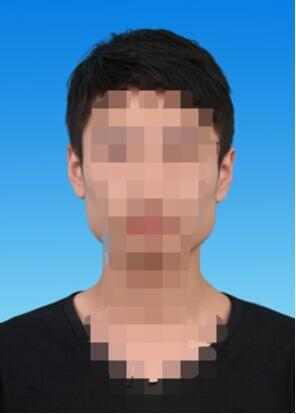
%> input picture ChangeBackground/1.jpg, 296 x 414 px
$ octave main.m   (GNU Octave 9; MATLAB toolbox functions it lacks are replaced by stand-ins)
%> lines starting %> are read from the running program, lines starting %| are printed output that depends on the picture; in (x1, y1, x2, y2) boxes, pixels count from 0 and x2, y2 are one past the last pixel; in counts of white or black regions, pixels touching at a corner belong together; the program's own positions count from 1
clc
clear all
close all

%%
img = imread('1.jpg');
%> img is the input picture: size 414x296x3 uint8; mean R, G, B 89, 119, 145.6

[height,width,~] = size(img);
%> height = 414; width = 296
h=[240,240,190];
matrix = (img(:,:,1)>h(1))|(img(:,:,2)>=h(2))|(img(:,:,3)>=h(3)); % 选择白色的像素点
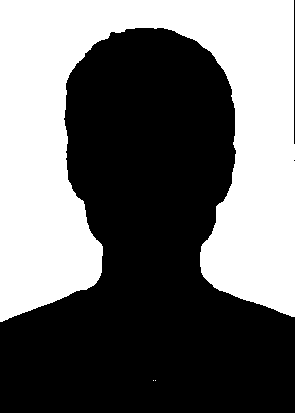
%> matrix: size 414x296 logical; 42.7% white; 3 white regions (2 under 20 px), largest, box (x1, y1, x2, y2) and area: (0, 0, 296, 414) 52377
matrix(round(0.2*height):height,round(0.35*width):round(0.65 *width)) = 0;  % 中间人像区域保持不变
%> matrix: size 414x296 logical; 42.7% white; 2 white regions, box (x1, y1, x2, y2) and area: (0, 0, 296, 414) 52185, (0, 413, 103, 414) 103
se = strel('disk',3);
matrix = imclose(matrix,se);  % 关操作平滑边缘
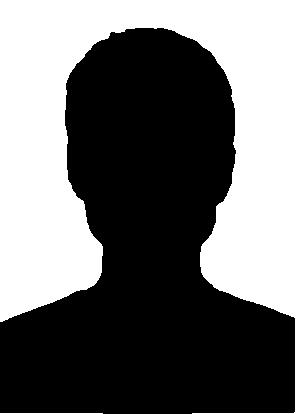
%> matrix: size 414x296 logical; 42.8% white; 2 white regions, box (x1, y1, x2, y2) and area: (0, 0, 296, 414) 52342, (0, 413, 103, 414) 103
figure
imshow(matrix)
[a,b] = find(matrix ==1);
%> a = 52445 values from 1 to 414; b = 52445 values from 1 to 296
blue = [67,142,219];
blue2 = [0,0,255];
red = [255,0,0];
color = blue;
for i = 1:size(a)
    img(a(i),b(i),1) = color(1);
    img(a(i),b(i),2) = color(2);
    img(a(i),b(i),3) = color(3);
end
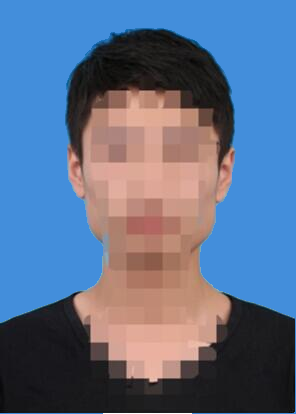
%> img: size 414x296x3 uint8; mean R, G, B 92.7, 110.9, 140
%平滑处理
img1(:,:,1)=medfilt2(img(:,:,1));%红
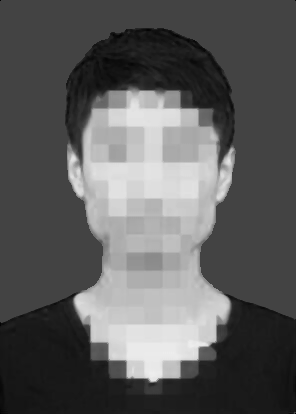
%> img1: size 414x296 uint8; min 0, max 237, mean 92.4
img1(:,:,2)=medfilt2(img(:,:,2));%绿
img1(:,:,3)=medfilt2(img(:,:,3));%蓝
%> img1: size 414x296x3 uint8
figure
imshow(img1);
imwrite(img1,'finish.jpg')
